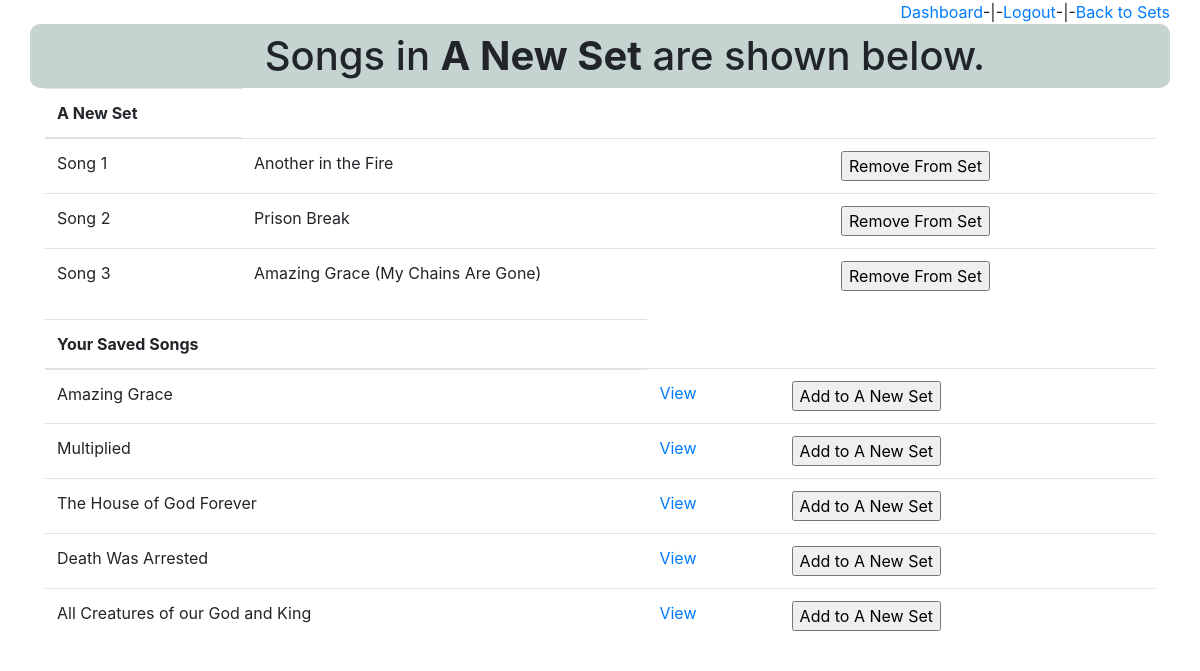
Screenshot of /set/view/17 (signed in) with the database file from the repository.
### hymnal_app/models.py (models this page shows)
class Set(models.Model):
    title = models.CharField(max_length = 50)
    creator = models.ForeignKey(User, related_name='sets', on_delete=models.CASCADE)
    created_at = models.DateTimeField(auto_now_add=True)
    updated_at = models.DateTimeField(auto_now=True)
    objects = SetManager()

class Song(models.Model):
    title = models.CharField(max_length = 50)
    creator = models.ForeignKey(User, related_name='songs', on_delete=models.CASCADE)
    lyrics = models.TextField()
    sets = models.ManyToManyField(Set, related_name="songs")
    class DisplayTheme(models.TextChoices):
        SCROLL = 'Scroll'
        SLIDE = 'Slide'
    display_theme = models.CharField(max_length = 50, choices=DisplayTheme.choices, default=DisplayTheme.SCROLL)
    list_order_queue = models.IntegerField(default = 0)
    list_order_saved = models.IntegerField(default = 0)
    in_queue = models.BooleanField(default=False)
    is_copy = models.BooleanField(default=False)
    copy_number = models.IntegerField(default = 0)
    created_at = models.DateTimeField(auto_now_add=True)
    updated_at = models.DateTimeField(auto_now=True)
    objects = SongManager()

### hymnal_app/views.py (the view)
# urls.py: path('set/view/<int:set_id>', views.view_set),
def view_set(request, set_id):
    logged_user = User.objects.get(id=request.session['logged_user'])
    this_set = Set.objects.get(id=set_id)
    saved_user_songs = Song.objects.filter(creator = logged_user, is_copy=False)
    songs_in_set = this_set.songs.all()
    context = {
        'this_set': this_set,
        'songs_in_set' : songs_in_set,
        'logged_user': logged_user,
        'saved_user_songs': saved_user_songs
    }
    return render(request, 'set_view.html', context)

### hymnal_app/templates/set_view.html (shortened to what this page needs)
{% load static %}
<!DOCTYPE html>
<html lang="en">
<head>
    <link rel="stylesheet" href="https://stackpath.bootstrapcdn.com/bootstrap/4.5.2/css/bootstrap.min.css">
    <link rel="stylesheet" type="text/css" href = "{% static '/css/main.css' %}">
</head>
<body>
    <div class="container">
        <div class="row justify-content-end m-40">
            <a href="/dashboard">Dashboard </a>-|-
            <a href="/user/logout">Logout</a> -|-
            <a href="/set/view_user_sets">Back to Sets</a>
        </div>
        <div class="row grayback headbar justify-content-center">
            <h1>Songs in <strong>{{this_set.title}}</strong> are shown below.</h1>
        </div>
        <div class="row just">
            <div class="col">
                <table class="table">
                    <thead>
                        <tr>
                            <th>{{this_set.title}}</th>
                        </tr>
                    </thead>
                    <tbody>
                        {% for song in songs_in_set %}
                        <tr>
                            <td>Song {{song.list_order_queue}}</td>
                            <td>{{song.title}}</td>
                            <td>
                                <form action="/set/song/delete_song/{{song.id}}/{{this_set.id}}" method="POST">
                                    <input type="submit" value = "Remove From Set">
                                </form>
                            </td>
                        </tr>
                        {% endfor %}
                    </tbody>
                </table>
                <table class="table">
                    <thead>
                        <tr>
                            <th>Your Saved Songs</th>
                        </tr>
                    </thead>
                    <tbody>
                        {% for song in saved_user_songs %}
                        <tr>
                            <td>{{song.title}}</td>
                            <td><a href="/song/view/{{song.id}}">View</a></td>
                            <td>
                                <form action="/set/song/add_to_set/{{song.id}}/{{this_set.id}}" method="POST">
                                    <input type="submit" value = "Add to {{this_set.title}}">
                                </form>
                            </td>
                        </tr>
                        {% endfor %}
                    </tbody>
                </table>
            </div>
        </div>
    </div>
</body>
</html>

### hymnal_app/static/css/main.css (style rules this page uses)
.grayback { background-color: rgba(117, 150, 146, 0.418); padding-top: 8px; border-radius: 10px; }
.headbar { padding-left: 50px; }

### rows the page displays
Set: title "A New Set", title "Add to A New Set"
Song: list_order_queue "1", title "Another in the Fire"
Song: list_order_queue "2", title "Prison Break"
Song: list_order_queue "3", title "Amazing Grace (My Chains Are Gone)"
Song: title "Amazing Grace"
Song: title "Multiplied"
Song: title "The House of God Forever"
Song: title "Death Was Arrested"
Song: title "All Creatures of our God and King"
